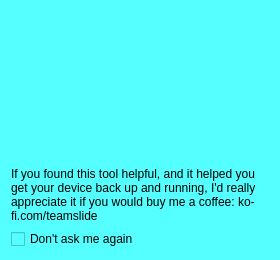
<?xml version="1.0" encoding="UTF-8"?>
<ui version="4.0">
 <class>OkDialog</class>
 <widget class="QDialog" name="OkDialog">
  <property name="windowModality">
   <enum>Qt::ApplicationModal</enum>
  </property>
  <property name="geometry">
   <rect>
    <x>0</x>
    <y>0</y>
    <width>280</width>
    <height>260</height>
   </rect>
  </property>
  <property name="windowTitle">
   <string>Dialog</string>
  </property>
  <property name="styleSheet">
   <string notr="true">background-image: url(:/images/ok.png);
background-color: rgb(85, 255, 255);
background-repeat:no-repeat;
background-position:center top;</string>
  </property>
  <layout class="QVBoxLayout" name="verticalLayout">
   <item>
    <spacer name="verticalSpacer">
     <property name="orientation">
      <enum>Qt::Vertical</enum>
     </property>
     <property name="sizeHint" stdset="0">
      <size>
       <width>20</width>
       <height>110</height>
      </size>
     </property>
    </spacer>
   </item>
   <item>
    <widget class="QLabel" name="label_donate">
     <property name="text">
      <string>If you found this tool helpful, and it helped you get your device back up and running, I&apos;d really appreciate it if you would buy me a coffee: ko-fi.com/teamslide</string>
     </property>
     <property name="wordWrap">
      <bool>true</bool>
     </property>
    </widget>
   </item>
   <item>
    <widget class="QCheckBox" name="checkBox_dontAsk">
     <property name="text">
      <string>Don&apos;t ask me again</string>
     </property>
    </widget>
   </item>
  </layout>
 </widget>
 <resources/>
 <connections/>
</ui>
